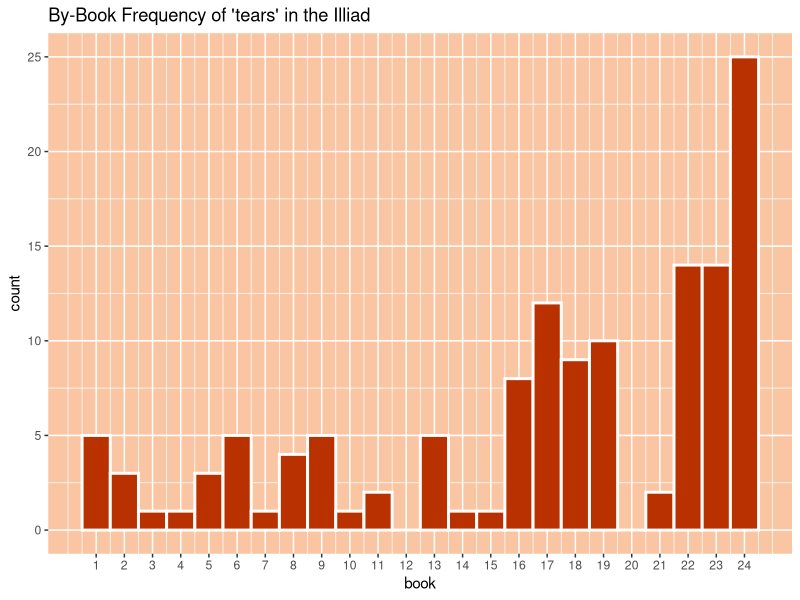
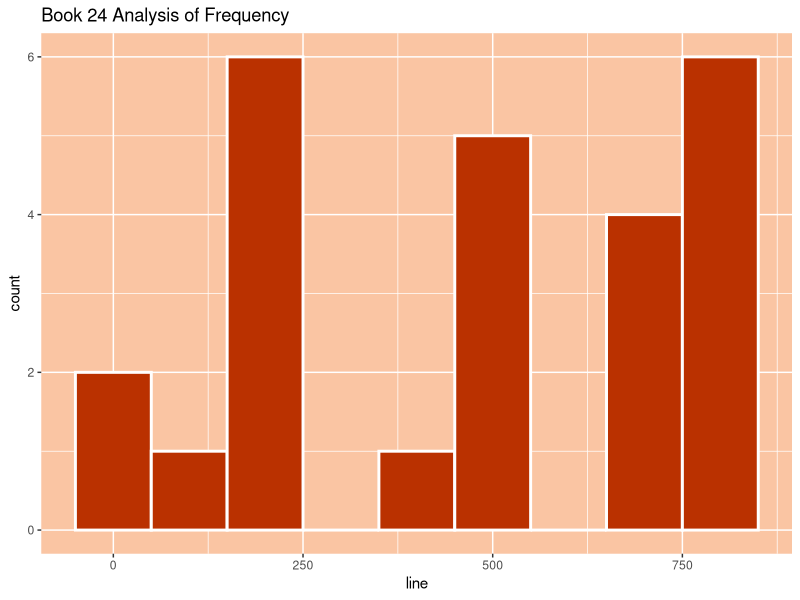
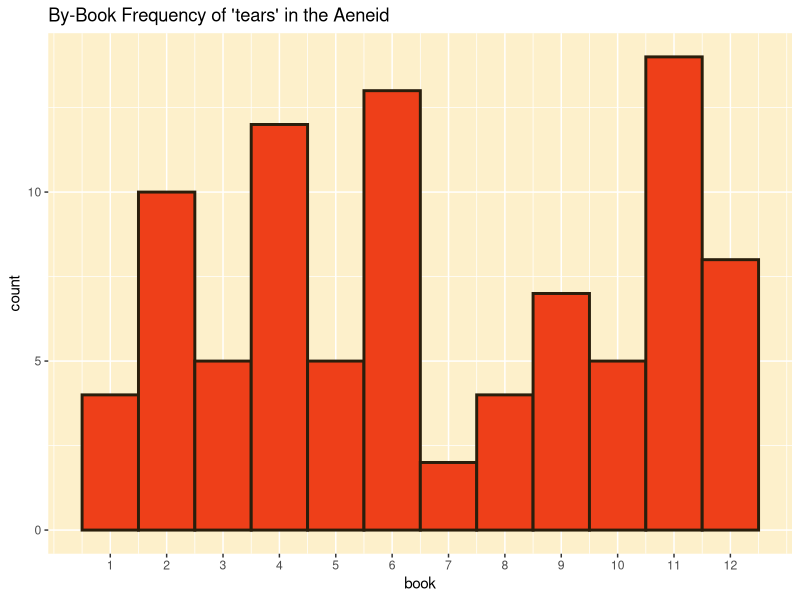
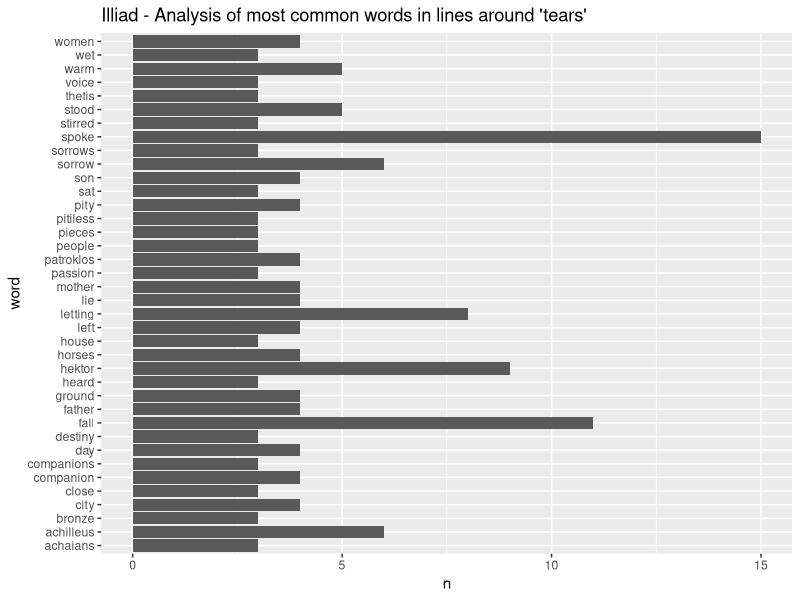
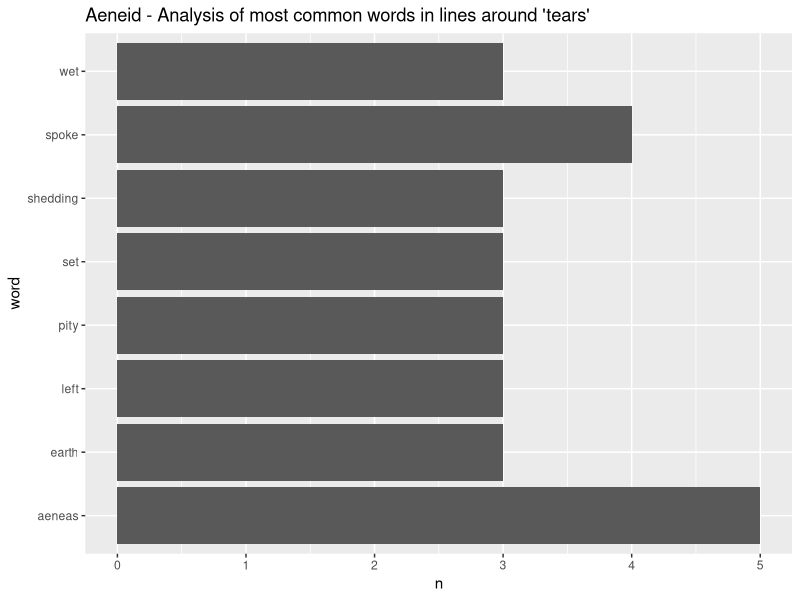

Write R code to recreate these figures, in order.
library(tidyverse)
library(data.table)
library(tidytext)

illiad <- fread("illiad.csv")

gg <- ggplot(illiad, aes(x=book)) + 
  ggtitle("By-Book Frequency of 'tears' in the Illiad") +
    geom_histogram(binwidth=1, fill="#ba3100", color="#ffffff",size = 1) +
    theme(panel.background = element_rect(fill = "#fac5a3")) +
    scale_x_continuous(breaks = seq(1, 24, 1))
gg

book_24 <- illiad[book == "24"]
bruh <- ggplot(book_24, aes(x=line)) + 
  ggtitle("Book 24 Analysis of Frequency") +
  geom_histogram(binwidth=100, fill="#ba3100", color="#ffffff",size = 1) +
  theme(panel.background = element_rect(fill = "#fac5a3"))
  # scale_x_continuous(breaks = seq(1, , 1))
bruh

# white  "#ffffff"
# red    "#ba3100"
# orange "#f89d5f"
# "#fac5a3"

aeneid <- fread("aeneid.csv")
# aeneid <- aeneid[book != 6]

gg.2 <- ggplot(aeneid, aes(x=book)) + 
  ggtitle("By-Book Frequency of 'tears' in the Aeneid") +
  geom_histogram(binwidth=1, fill="#ee3f19", color="#291e0c",size = 1) +
  theme(panel.background = element_rect(fill = "#fdf0cb")) +
  scale_x_continuous(breaks = seq(1, 12, 1))
gg.2

# red   "#ee3f19"
# cream "#f6e6b8"
# black "#291e0c"

data("stop_words")

search_words <- c("tear", "tears", "weep", "wept", "mourning","grieve", "grieving")

#count most frequent words in illiad around tears
word_counts_illiad <- illiad %>% unnest_tokens(output = word, input = text) %>%  
  anti_join(stop_words) %>% 
  count(word, sort = TRUE) %>% 
  filter(!(word %in% search_words)) %>% 
  filter(n > 2)

ok <- ggplot(word_counts_illiad, aes(x=word,y=n)) + 
  ggtitle("Illiad - Analysis of most common words in lines around 'tears'") +
  geom_bar(stat="identity") + 
  coord_flip()
ok

#count most frequent words in aeneid around tears
word_counts_aeneid <- aeneid %>% unnest_tokens(output = word, input = text) %>%  
  anti_join(stop_words) %>% 
  count(word, sort = TRUE) %>% 
  filter(!(word %in% search_words)) %>% 
  filter(n > 2)

ok <- ggplot(word_counts_aeneid, aes(x=word,y=n)) + 
  ggtitle("Aeneid - Analysis of most common words in lines around 'tears'") +
  geom_bar(stat="identity") + 
  coord_flip()
ok
